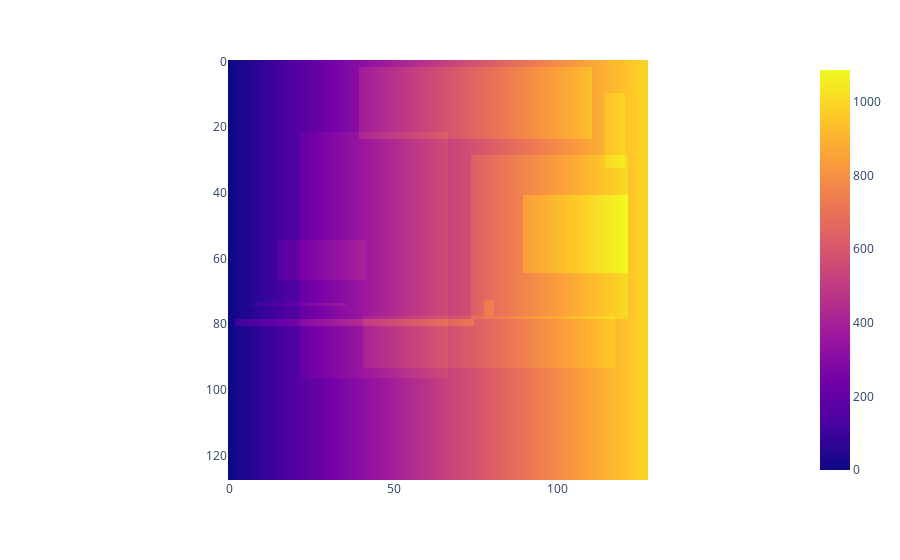
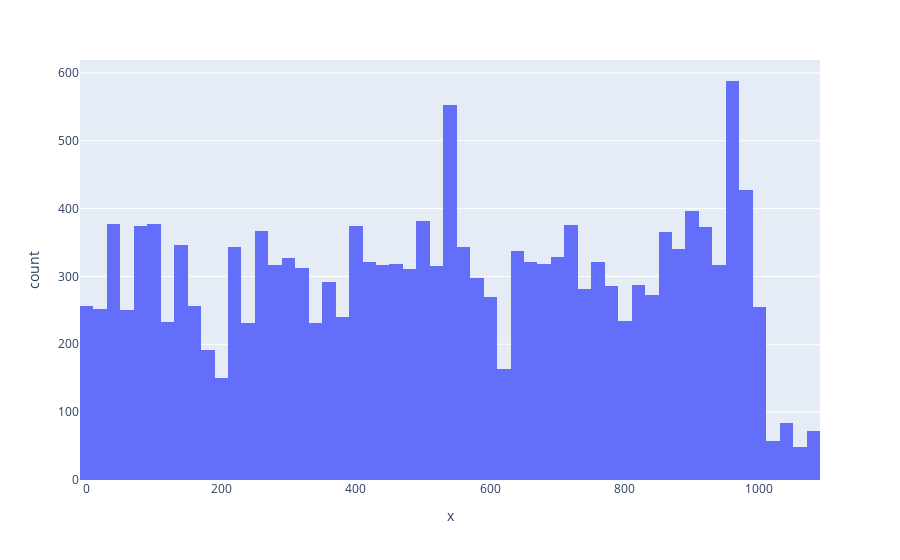

The cell these charts' notebook holds for them, in order:
### Code cell
import numpy as np
from nanopyx.core.transform.noise.randomNoise import addSquares, addRamp


# create an intensity gradient image
w = 128
h = 128
image = np.zeros((w, h), dtype="float32")
addRamp(image, 1000)
addSquares(image, 100, nSquares=10)
image_original = image.copy()

px.imshow(image).show()
px.histogram(x=image.flatten()).show()

### Figure 1 — Plotly figure (JSON) as saved in the notebook; plotly's stock layout.template omitted (floating-point values rounded to 4 significant figures; data arrays with more than 128 entries replaced by an {"elided": "..."} marker saying what was removed)
{"data": [{"coloraxis": "coloraxis", "hovertemplate": "x: %{x}<br>y: %{y}<br>color: %{z}<extra></extra>", "name": "0", "type": "heatmap", "xaxis": "x", "yaxis": "y", "z": {"elided": "128x128 float values"}}], "layout": {"coloraxis": {"colorscale": [[0, "#0d0887"], [0.1111, "#46039f"], [0.2222, "#7201a8"], [0.3333, "#9c179e"], [0.4444, "#bd3786"], [0.5556, "#d8576b"], [0.6667, "#ed7953"], [0.7778, "#fb9f3a"], [0.8889, "#fdca26"], [1, "#f0f921"]]}, "margin": {"t": 60}, "xaxis": {"anchor": "y", "constrain": "domain", "domain": [0, 1], "scaleanchor": "y"}, "yaxis": {"anchor": "x", "autorange": "reversed", "constrain": "domain", "domain": [0, 1]}}}

### Figure 2 — Plotly figure (JSON) as saved in the notebook; plotly's stock layout.template omitted (floating-point values rounded to 4 significant figures; data arrays with more than 128 entries replaced by an {"elided": "..."} marker saying what was removed)
{"data": [{"alignmentgroup": "True", "bingroup": "x", "hovertemplate": "x=%{x}<br>count=%{y}<extra></extra>", "legendgroup": "", "marker": {"color": "#636efa", "pattern": {"shape": ""}}, "name": "", "offsetgroup": "", "orientation": "v", "showlegend": false, "type": "histogram", "x": {"elided": "16384 float values"}, "xaxis": "x", "yaxis": "y"}], "layout": {"barmode": "relative", "legend": {"tracegroupgap": 0}, "margin": {"t": 60}, "xaxis": {"anchor": "y", "domain": [0, 1], "title": {"text": "x"}}, "yaxis": {"anchor": "x", "domain": [0, 1], "title": {"text": "count"}}}}
